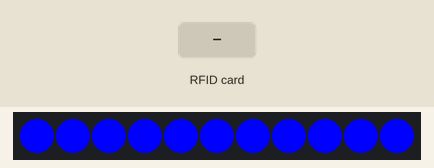
A sketch run on a simulated ESP8266 (NodeMCU). Parts: 11 RGB LEDs in strip order, left to right. Inputs (shaded band) come from the test bench. Dim RGB values are drawn brighter than linear; WiFi joins after 1.5 s; servers stay silent unless stated; uploads are accepted with an empty reply; what the sketch prints to the serial monitor is not drawn.

Above: at 1.7 s.
At 3.8 s:
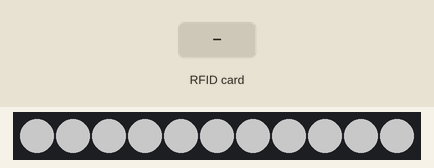
3.9 s: RFID card 5E 7A 19 C4 held to the reader
At 4.16 s:
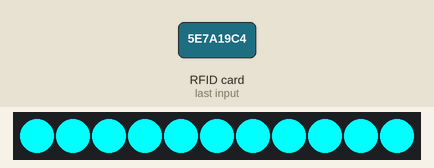
At 5.2 s:
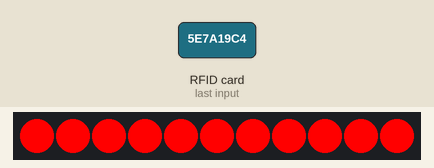
Timing chart, 0 to 6.9 s (numbered marks = the images above; inputs shaded):
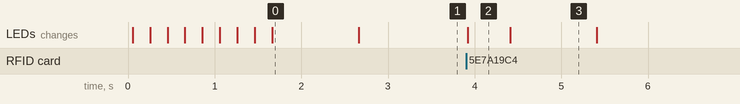

The sketch:

ESP8266.ino
```cpp
#include <ESP8266WiFi.h>
#include <SPI.h>
#include <MFRC522.h>
#include <Adafruit_NeoPixel.h>

#define SSID "Nombre_de_la_red_wifi"    // Red wifi a la que se conectara la placa
#define PASS "contraseña_de_la_red_wifi"   // password de la red wifi
const char* ssid = SSID;
const char* password = PASS;
const char* host = "slaps.000webhostapp.com"; //ejemplo de nombre de host
const uint16_t port = 80; //ejemplo de puerto

#define PIN  D2        // Pin donde está conectado el pin de datos de la tira LED
#define NUMPIXELS 11   // Número de LEDs en la tira
#define DELAYTIME 200  // Tiempo en milisegundos que cada LED permanece encendido
#define BLINKCOUNT 3   // Número de parpadeos al final
Adafruit_NeoPixel pixels(NUMPIXELS, PIN, NEO_GRB + NEO_KHZ800);


#define RST_PIN D3
#define SS_PIN D4

MFRC522 mfrc522(SS_PIN, RST_PIN);
String serial = "";

void setup() {
  pixels.begin(); // Inicializa la tira LED
  pixels.show();  // Asegúrate de que todos los LEDs estén apagados al inicio

  Serial.begin(9600);
  while (!Serial);  // Esperar a que la conexión serial se establezca
  Serial.println("Iniciando...");
  SPI.begin();
  mfrc522.PCD_Init();
  mfrc522.PCD_SetAntennaGain(mfrc522.RxGain_max); // Aumentar la potencia de la señal
  Serial.println("MFRC522 inicializado");

  setAllPixelsOff();

  Serial.println();
  Serial.println();
  Serial.println("Connecting to ");
  Serial.println(ssid);
  WiFi.mode(WIFI_STA);
  WiFi.begin(ssid, password);

  int ledEncendido = 0;
  while(WiFi.status() != WL_CONNECTED){
    setAllPixelsOff(); // Apaga todos los LEDs
    Serial.print(".");
    pixels.setPixelColor(ledEncendido, pixels.Color(255, 255, 0)); // Enciende el LED actual de color amarillo
    pixels.show(); // Actualiza la tira LED para mostrar el cambio
    delay(DELAYTIME);
    ledEncendido += 1;
    if(ledEncendido>=11){
      ledEncendido=0;
    }

  }

    setAllPixelsColor(0, 0, 255); // Enciende todos los LEDs de color azul
    pixels.show(); // Actualiza la tira LED para mostrar el cambio
    delay(1000); // Espera con los LEDs encendidos
    setAllPixelsOff(); // Apaga todos los LEDs
    pixels.show(); // Actualiza la tira LED para mostrar el cambio


  Serial.println("");
  Serial.println("WiFi connected");
  Serial.println("IP Address: ");
  Serial.println(WiFi.localIP());
}

void loop() {
   setAllPixelsColor(100, 100, 100); // Enciende todos los LEDs de color blanco
   pixels.show(); // Actualiza la tira LED para mostrar el cambio
  if ( ! mfrc522.PICC_IsNewCardPresent()) {
    return;
  }

  if ( ! mfrc522.PICC_ReadCardSerial()) {
    return;
  }

  serial = "";

  Serial.println("UID: ");
  for (int x = 0; x < mfrc522.uid.size; x++)
  {
    // If it is less than 10, we add zero
    if (mfrc522.uid.uidByte[x] < 0x10)
    {
      serial += "0";
    }
    // Transform the byte to hex
    serial += String(mfrc522.uid.uidByte[x], HEX);
    // Add a hypen
    if (x + 1 != mfrc522.uid.size)
    {
      serial += "-";
    }
  }
  // Transform to uppercase
  serial.toUpperCase();
  Serial.println(serial);

   setAllPixelsColor(0, 255, 255); // Enciende todos los LEDs de color celeste
  pixels.show(); // Actualiza la tira LED para mostrar el cambio
  EnviarDatosAlLocalhost();

  mfrc522.PICC_HaltA();


}


void EnviarDatosAlLocalhost(){
  Serial.print(">>>>>> Conectando a ");
  Serial.print(host);
  Serial.print(':');
  Serial.println(port);

  Serial.println("Estado de la conexión WiFi antes de la conexión:");
  Serial.print("WiFi.status(): ");
  Serial.println(WiFi.status());
  Serial.print("WiFi.localIP(): ");
  Serial.println(WiFi.localIP());

  WiFiClient client;
  if (!client.connect(host, port)) {
    Serial.println("Conexión fallida");

    setAllPixelsColor(255, 0, 255);
    pixels.show(); // Actualiza la tira LED para mostrar el cambio
    delay(1000); // Espera con los LEDs encendidos
    setAllPixelsOff(); // Apaga todos los LEDs
    pixels.show(); // Actualiza la tira LED para mostrar el cambio

    Serial.print("Error de conexión: ");
    Serial.println(client.connect(host, port));
    Serial.println("Estado de la conexión WiFi después de la conexión fallida:");
    Serial.print("WiFi.status(): ");
    Serial.println(WiFi.status());
    Serial.print("WiFi.localIP(): ");
    Serial.println(WiFi.localIP());
    Serial.println("Esperando 5 segundos antes de volver a intentar...");
    delay(5000);
    return;
  }

  String url = "/configuracion/LeerRFID.php?serial="; //Ejemplo de direccion del archivo LeerRFID
  url += serial;

  Serial.println(url);

  Serial.println("[Enviando solicitud]");
  client.print(String("GET ") + url + " HTTP/1.1\r\n" +
               "Host: " + host + "\r\n" +
               "Connection: close\r\n\r\n"
              );

  // Esperar por datos válidos
  unsigned long timeout = millis();
  while (client.available() == 0) {
    if (millis() - timeout > 5000) {
      Serial.println(">>> ¡Tiempo de espera del cliente!");

          setAllPixelsColor(255, 0, 0); // Enciende todos los LEDs de color amarillo
          pixels.show(); // Actualiza la tira LED para mostrar el cambio
          delay(1000); // Espera con los LEDs encendidos
          setAllPixelsOff(); // Apaga todos los LEDs
          pixels.show(); // Actualiza la tira LED para mostrar el cambio

      client.stop();
      delay(3000);
      return;
    }
  }

  // Leer todas las líneas del servidor
  Serial.println("Recibiendo del servidor remoto");
  String msg;
  while(client.available()){
    char ch = static_cast<char>(client.read());
    Serial.print(ch);
    msg += ch;
  }

  Serial.println();
  if (msg.indexOf("Operacion realizada") != -1) {
    Serial.println("Datos guardados");

    setAllPixelsColor(0, 255, 0); // Enciende todos los LEDs de color amarillo
    pixels.show(); // Actualiza la tira LED para mostrar el cambio
    delay(1000); // Espera con los LEDs encendidos
    setAllPixelsOff(); // Apaga todos los LEDs
    pixels.show(); // Actualiza la tira LED para mostrar el cambio

  } else {
    Serial.println("No se han guardado los datos");

    setAllPixelsColor(255, 0, 0); // Enciende todos los LEDs de color amarillo
    pixels.show(); // Actualiza la tira LED para mostrar el cambio
    delay(1000); // Espera con los LEDs encendidos
    setAllPixelsOff(); // Apaga todos los LEDs
    pixels.show(); // Actualiza la tira LED para mostrar el cambio
  }

  // Cerrar conexión
  Serial.println();
  Serial.println(">>>>>>>>>> Cerrando conexión");
  Serial.println();
  client.stop();
}


void setAllPixelsOff() {
  for (int i = 0; i < NUMPIXELS; i++) {
    pixels.setPixelColor(i, pixels.Color(0, 0, 0)); // Apaga cada LED
  }
  pixels.show(); // Actualiza la tira LED para aplicar los cambios
}

void setAllPixelsColor(uint8_t red, uint8_t green, uint8_t blue) {
  for (int i = 0; i < NUMPIXELS; i++) {
    pixels.setPixelColor(i, pixels.Color(red, green, blue)); // Establece el color para cada LED
  }
}
```

Measured:
- after the input at 3.9 s, the LEDs: change at once (image 2)
- what the display in image 0 shows lasts 1.0 s, from 1.7 s to 2.7 s
- what the display in image 2 shows lasts 0.5 s, from 3.9 s to 4.4 s
